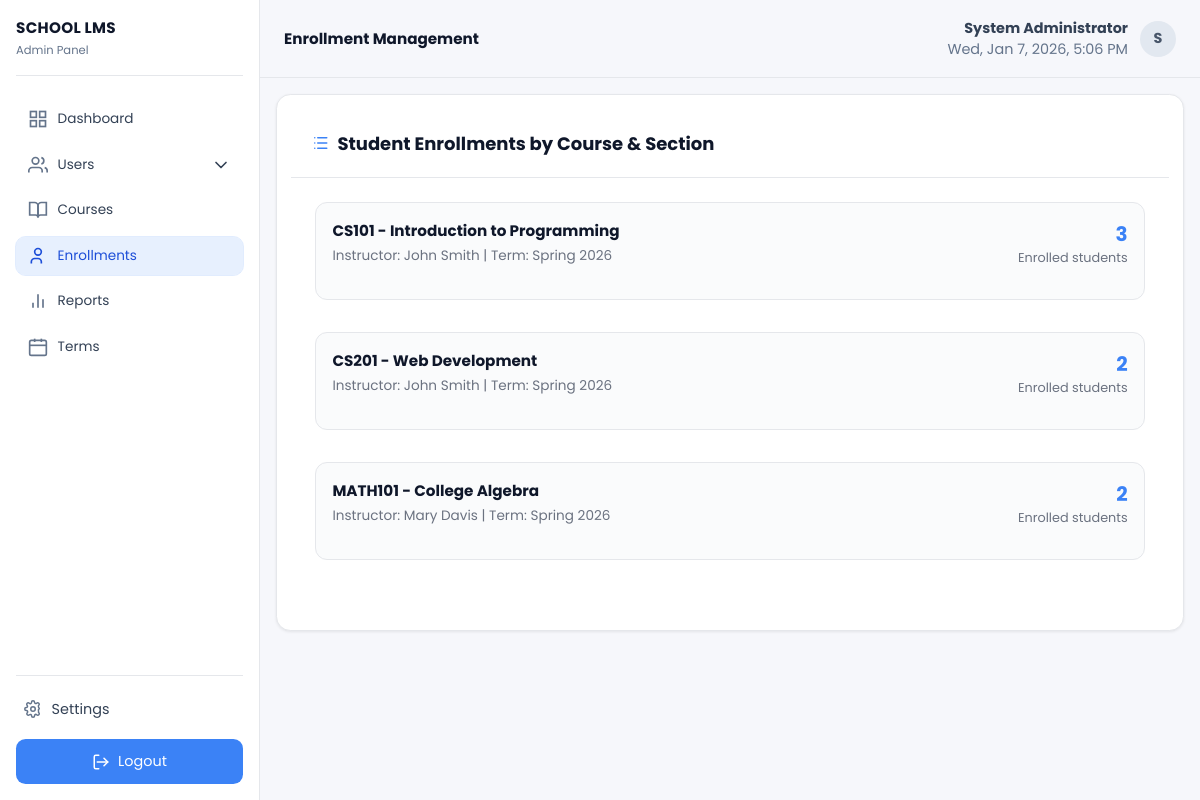
Page /admin/enrollments.php (signed in) on the committed database.
### tables this page shows
CREATE TABLE IF NOT EXISTS courses (
    id INT PRIMARY KEY AUTO_INCREMENT,
    code VARCHAR(20) UNIQUE NOT NULL,
    title VARCHAR(200) NOT NULL,
    description LONGTEXT,
    teacher_id INT NOT NULL,
    term_id INT NOT NULL,
    credits INT,
    max_students INT,
    join_code VARCHAR(10) UNIQUE,
    status ENUM('active', 'archived') NOT NULL DEFAULT 'active',
    created_at TIMESTAMP DEFAULT CURRENT_TIMESTAMP,
    updated_at TIMESTAMP DEFAULT CURRENT_TIMESTAMP ON UPDATE CURRENT_TIMESTAMP,
    FOREIGN KEY (teacher_id) REFERENCES users(id) ON DELETE RESTRICT,
    FOREIGN KEY (term_id) REFERENCES academic_terms(id) ON DELETE RESTRICT,
    INDEX idx_teacher (teacher_id),
    INDEX idx_term (term_id),
    INDEX idx_status (status),
    INDEX idx_join_code (join_code)
);

CREATE TABLE IF NOT EXISTS users (
    id INT PRIMARY KEY AUTO_INCREMENT,
    username VARCHAR(50) UNIQUE NOT NULL,
    email VARCHAR(100) UNIQUE NOT NULL,
    password VARCHAR(255) NOT NULL,
    first_name VARCHAR(100) NOT NULL,
    last_name VARCHAR(100) NOT NULL,
    role ENUM('admin', 'teacher', 'student') NOT NULL DEFAULT 'student',
    status ENUM('active', 'inactive') NOT NULL DEFAULT 'active',
    is_verified TINYINT(1) NOT NULL DEFAULT 0,
    phone VARCHAR(20),
    profile_picture VARCHAR(255),
    created_at TIMESTAMP DEFAULT CURRENT_TIMESTAMP,
    updated_at TIMESTAMP DEFAULT CURRENT_TIMESTAMP ON UPDATE CURRENT_TIMESTAMP,
    INDEX idx_role (role),
    INDEX idx_status (status),
    INDEX idx_email (email)
);

CREATE TABLE IF NOT EXISTS academic_terms (
    id INT PRIMARY KEY AUTO_INCREMENT,
    name VARCHAR(100) NOT NULL,
    start_date DATE NOT NULL,
    end_date DATE NOT NULL,
    is_active BOOLEAN DEFAULT FALSE,
    created_at TIMESTAMP DEFAULT CURRENT_TIMESTAMP,
    updated_at TIMESTAMP DEFAULT CURRENT_TIMESTAMP ON UPDATE CURRENT_TIMESTAMP,
    INDEX idx_active (is_active)
);

### admin/enrollments.php (the view, shortened to what this page needs)
<?php
require_once '../includes/Auth.php';
require_once '../includes/admin_layout.php';
?>
    <div style="max-width: 1400px; margin: 0 auto;">
        <div class="card">
            <div style="padding: 1.25rem; border-bottom: 1px solid #e5e7eb;">
                <h3 style="margin: 0; font-size: 1.125rem; font-weight: 700; display:flex; align-items:center; gap:.5rem;">
                    <svg width="18" height="18" viewBox="0 0 24 24" fill="none" stroke="#3b82f6" stroke-width="2" stroke-linecap="round" stroke-linejoin="round"><path d="M9 5h12"/><path d="M9 12h12"/><path d="M9 19h12"/><path d="M5 5h.01"/><path d="M5 12h.01"/><path d="M5 19h.01"/></svg>
                    Student Enrollments by Course & Section
                </h3>
            </div>
            <div style="padding: 1.5rem;">
                <?php
                try {
                    $stmt = $pdo->prepare("
                        SELECT c.id, c.code, c.title, t.name as term_name, u.first_name, u.last_name,
                        (SELECT COUNT(DISTINCT e.student_id) FROM enrollments e WHERE e.course_id = c.id AND e.status = 'enrolled') as total_enrolled,
                        (SELECT COUNT(DISTINCT cs.id) FROM course_sections cs WHERE cs.course_id = c.id AND cs.status = 'active') as total_sections
                        FROM courses c
                        JOIN academic_terms t ON c.term_id = t.id
                        JOIN users u ON c.teacher_id = u.id
                        WHERE c.status = 'active' AND t.is_active = TRUE
                        ORDER BY t.name DESC, c.code ASC
                    ");
                    $stmt->execute();
                    $courses = $stmt->fetchAll(PDO::FETCH_ASSOC);
                } catch (Exception $e) {
                    $courses = [];
                }
                if (!empty($courses)):
                    foreach ($courses as $course):
                ?>
                    <div style="margin-bottom: 2rem; border: 1px solid #e5e7eb; border-radius: 0.75rem; padding: 1rem; background: #fafbfc;">
                        <div style="display: grid; grid-template-columns: 1fr auto; gap: 1rem; margin-bottom: 1rem;">
                            <div>
                                <h4 style="font-size: 0.95rem; font-weight: 700; margin: 0 0 0.25rem 0;">
                                    <?php echo htmlspecialchars($course['code']); ?> - <?php echo htmlspecialchars($course['title']); ?>
                                </h4>
                                <p style="margin: 0; font-size: 0.85rem; color: #6b7280;">
                                    Instructor: <?php echo htmlspecialchars($course['first_name'] . ' ' . $course['last_name']); ?> |
                                    Term: <?php echo htmlspecialchars($course['term_name']); ?>
                                </p>
                            </div>
                            <div style="text-align: right;">
                                <div style="font-size: 1.25rem; font-weight: 700; color: #3b82f6;">
                                    <?php echo $course['total_enrolled']; ?>
                                </div>
                                <div style="font-size: 0.8rem; color: #6b7280;">
                                    Enrolled students
                                </div>
                            </div>
                        </div>
                    </div>
                    <?php endforeach;
                else:
                ?>
                    <p style="text-align: center; color: #9ca3af; padding: 2rem;">No active courses found</p>
                <?php endif; ?>
            </div>
        </div>
    </div>

### includes/admin_layout.php (style rules this page uses)
* { margin:0;padding:0;box-sizing:border-box }
:root { --bg-primary:#ffffff;--bg-secondary:#f6f7fb;--bg-sidebar:#ffffff;--text-primary:#0f172a;--text-secondary:#475569;--border-color:#e5e7eb;--shadow:0 1px 3px rgba(0,0,0,.08);--shadow-lg:0 10px 25px rgba(0,0,0,.08);--primary-color:#3b82f6;--primary-dark:#2563eb }
body { font-family:'Poppins',system-ui,Segoe UI,Roboto,Helvetica,Arial,sans-serif;background:var(--bg-secondary);color:var(--text-primary);display:flex;min-height:100vh;font-size:.9rem }
.card { background:var(--bg-primary);border:1px solid var(--border-color);border-radius:.9rem;padding:.9rem;box-shadow:var(--shadow);margin-bottom:.9rem }

### rows in the picture
courses: code "CS101", title "Introduction to Programming", teacher.last_name "John Smith", term.name "Spring 2026", total_enrolled "3"
courses: code "CS201", title "Web Development", teacher.last_name "John Smith", term.name "Spring 2026", total_enrolled "2"
courses: code "MATH101", title "College Algebra", teacher.last_name "Mary Davis", term.name "Spring 2026", total_enrolled "2"

### other values in the picture
$title "Enrollment Management"
$fullName ?: 'Admin' "System Administrator"
$fullName ? strtoupper($fullName[0]) : 'A' "S"
